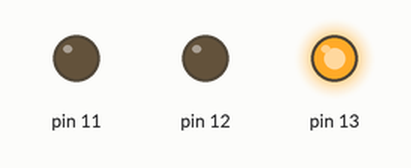
This sketch was run on a simulated Arduino Uno, built with avr-gcc and run on an emulated ATmega328P. Shown: output pins drawn as LEDs (lit = HIGH).

Above: at 2.0 s.
At 10.0 s:
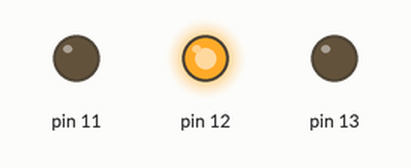
At 18.0 s:
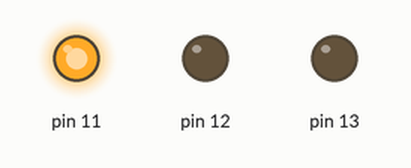
At 22.0 s:
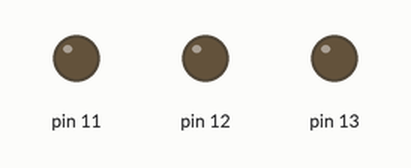
Timing chart, 0 to 31.2 s (numbered marks = the images above):
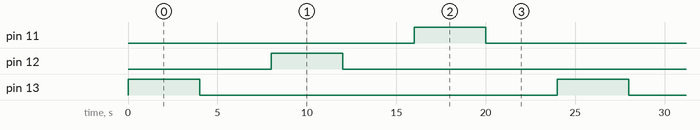

Measured:
- by itself, pin 11–13: alternates HIGH for 4.0 s and LOW for 20.0 s
- by itself, everything shown: repeats every 24.0 s, in 6 steps

The sketch:

main.ino
```cpp
#pragma GCC push_options
#pragma GCC optimize ("Os")


#pragma GCC pop_options

// Peripheral Constructors

void peripheral_setup () {
}

void peripheral_loop() {
}
//---CONFIG_END---

void setup () {
peripheral_setup();
pinMode(13,OUTPUT);
pinMode(12,OUTPUT);
pinMode(11,OUTPUT);

}

void loop() {
peripheral_loop();
digitalWrite(13,HIGH);
delay(4000);
digitalWrite(13,LOW);
delay(4000);
digitalWrite(12,HIGH);
delay(4000);
digitalWrite(12,LOW);
delay(4000);
digitalWrite(11,HIGH);
delay(4000);
digitalWrite(11,LOW);
delay(4000);

}
```
